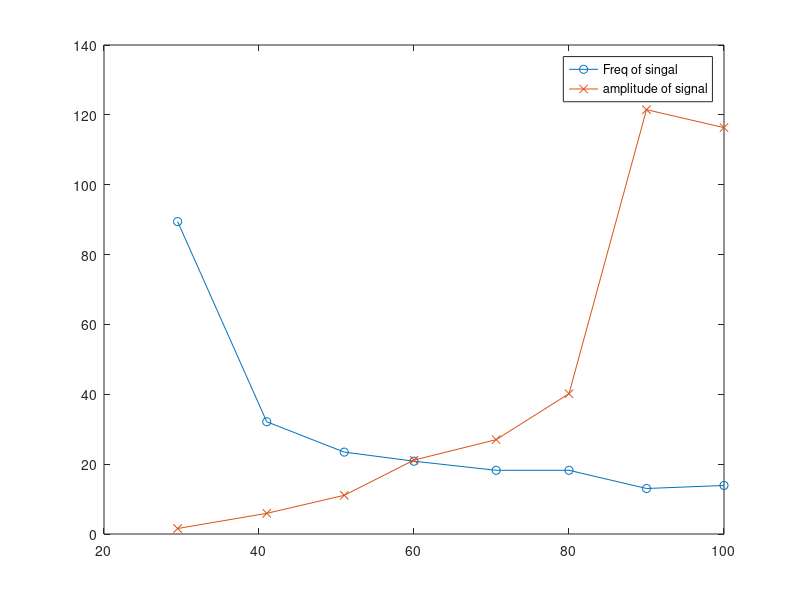

The MATLAB source for this figure:
clear all; close all

a= [100, 90, 80, 70.6, 60, 51, 41, 29.5]
Freq_of_singal = [13.8949 13.0265 18.2371 18.2371 20.8424 23.4477 32.1320 89.4485]
amplitude_of_signal = [116.3397 121.4824 40.1744 27.0159 21.1633 11.0775 5.9172 1.5692 ]

plot(a,Freq_of_singal,"-o")

hold on
plot(a,amplitude_of_signal,"-x")
legend ("Freq of singal","amplitude of signal")

